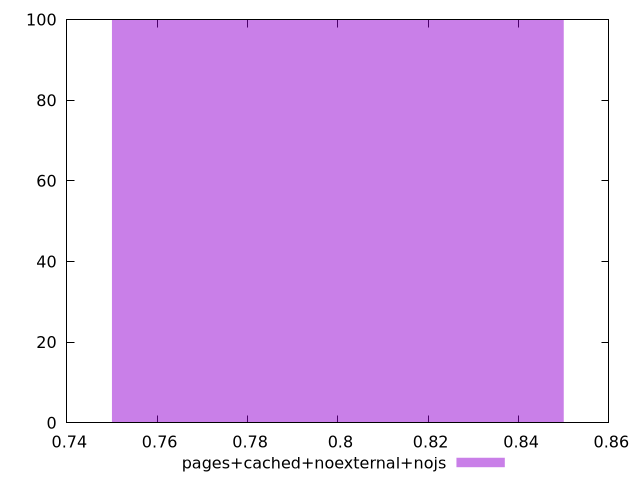

The script that saved this image:
$_pagesCachedNoexternalNojs <<EOF
0.8 100
EOF
set key outside below
set terminal pngcairo
set output "report_00006_2020-11-02T20-21-41.718Z/unused-css-rules/pages+cached+noexternal+nojs//hist.png"
set yrange [0:100]
set boxwidth 0.1
set style fill transparent solid 0.5 noborder
plot $_pagesCachedNoexternalNojs title "pages+cached+noexternal+nojs" with boxes ,
